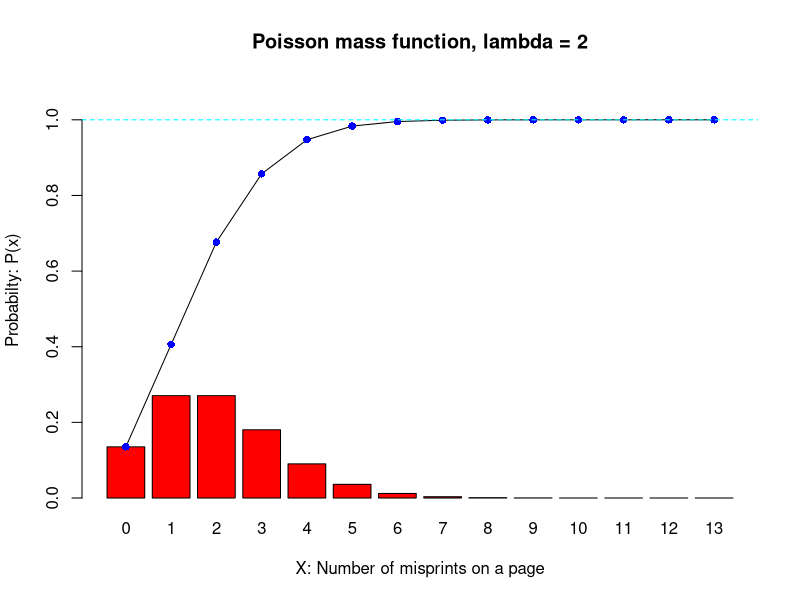
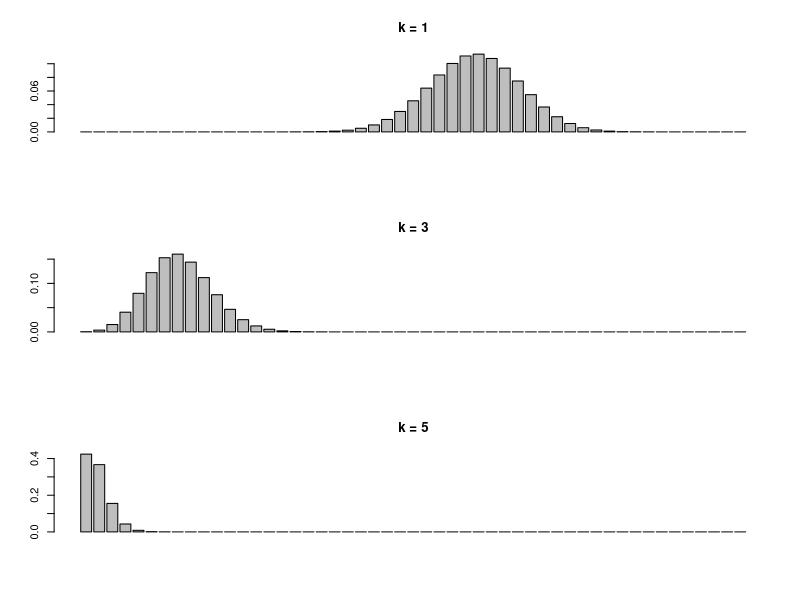

R code for these plots, in order:
## ---- chunk 1
library(knitr)
library(kableExtra)
opts_chunk$set(echo = TRUE)
## ---- chunk 2

options(digits = 3)
options(scipen = 999)

## produce a dataframe containing probabilities
prob <- as.data.frame(dpois(x = 0:13, lambda = 2))
prob <- cbind(prob, cumsum(prob)) ## these probabilities = ppois(0:10,lambda=2)
prob <- cbind(prob, 1 - prob[,2])

colnames(prob) <- c("prob", "cprob", "tail_prob")

## barplot with mass function and CDF
df.bar <- barplot(prob$prob,  
                  main="Poisson mass function, lambda = 2",
                  names.arg = c("0","1","2","3","4","5","6","7","8","9","10","11","12","13"),
                  xlab = "X: Number of misprints on a page", 
                  ylab = "Probabilty: P(x)",ylim = c(0,1.1), col="red")

lines(x=df.bar, y=prob$cprob, col="black")
points(x=df.bar, y=prob$cprob, pch=16, col="blue")
abline(h=1, lty=2, col = "cyan")

## ---- chunk 3

k <- 0:13

prob <- cbind(k, prob)

## format data frame for output as a table
p.tab <- kable(prob)
kable_styling(p.tab, bootstrap_options = "striped", full_width = FALSE, position = "left")

## ---- chunk 4

# Setup for multiple plots
par(mfrow=c(3,1))

# calculate probability functions for display, make barplots.
f1 <- dbinom(x = 0:50, size = 50, prob = .594)
b1 <- barplot(f1, main="k = 1", axes = TRUE)


f3 <- dbinom(x = 0:50, size = 50, prob = .143)
barplot(f3, main="k = 3")

f5 <- dbinom(x = 0:50, size = 50, prob = .017)
barplot(f5, main="k = 5")


## ---- chunk 5
# explanition for the model 

#when n pages are selected from 50 pages book, it follows binomial distribution. 
#for calculation of possibility for one pages that has k misprints, 
#it follows the poisson distribution.

table <- as.data.frame(matrix(ncol = 5,nrow=50, dimnames = list(c(1:50),c(1:5))))
for ( i in 1:50) {  #loop 1 for the whole 50 pages variable 
  for (j in 1:5){ #loop 2 for the k = 1,2,3,4,5 
    
    p <- ppois(j,lambda = 2,lower.tail = FALSE) 
    table[i,j] = pbinom(i, size=50, prob=p) 
  }
}

# to adjust the table contents 
kableExtra::kable(digits = 3,x =table,row.names = TRUE)
